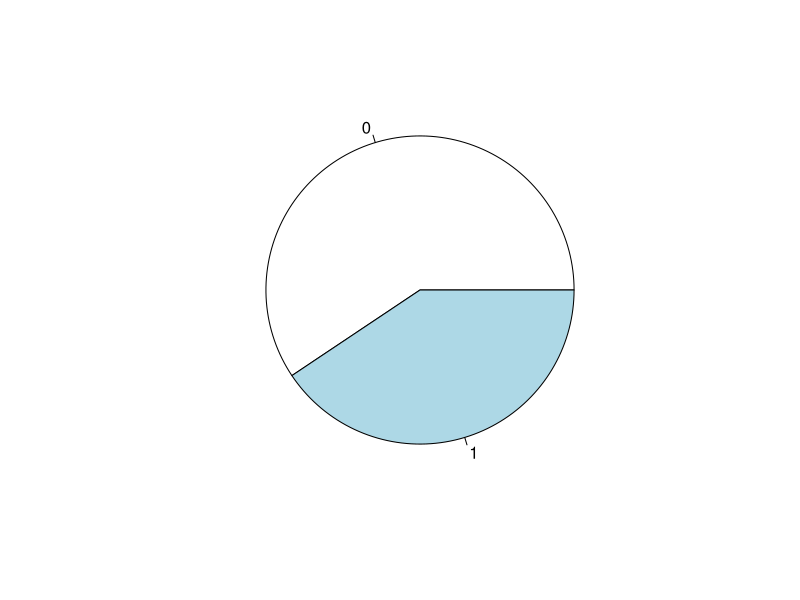
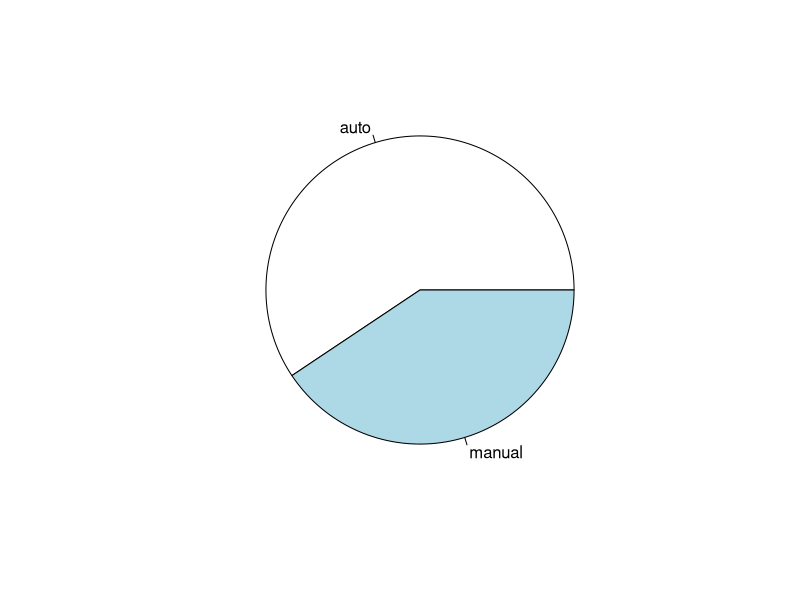
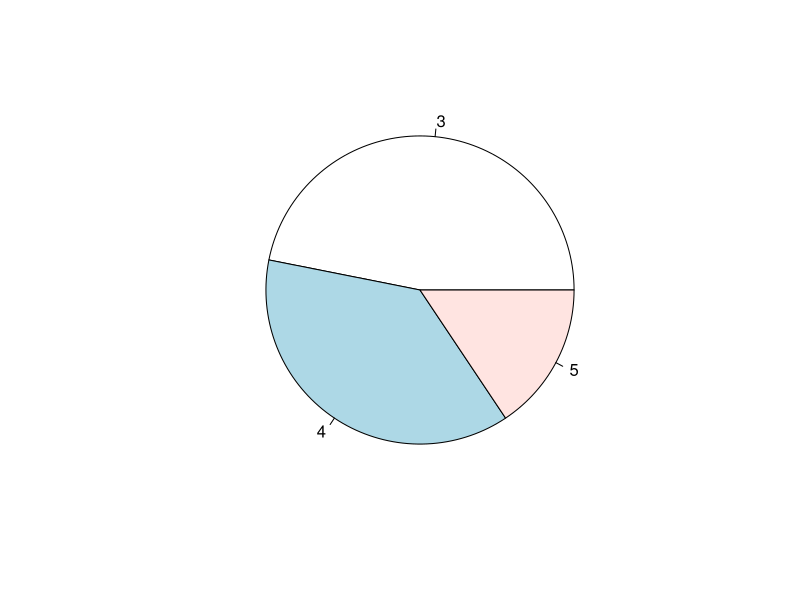
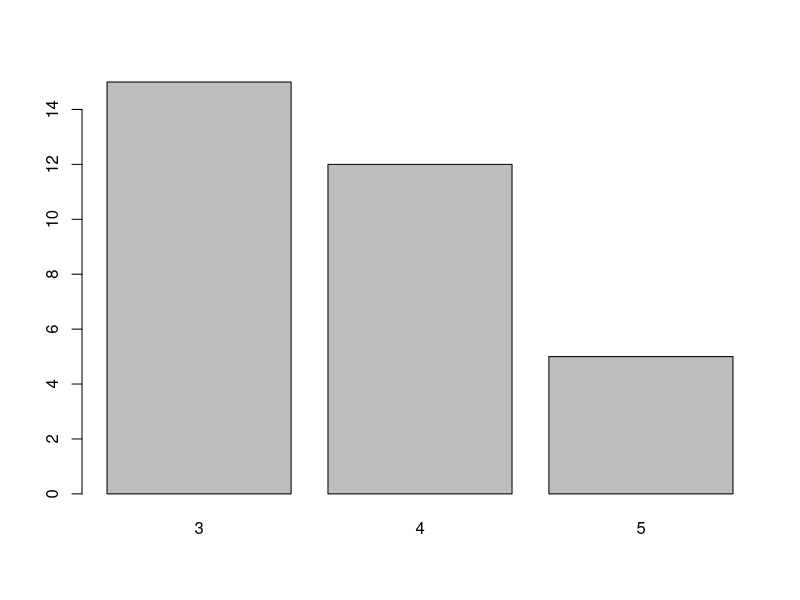
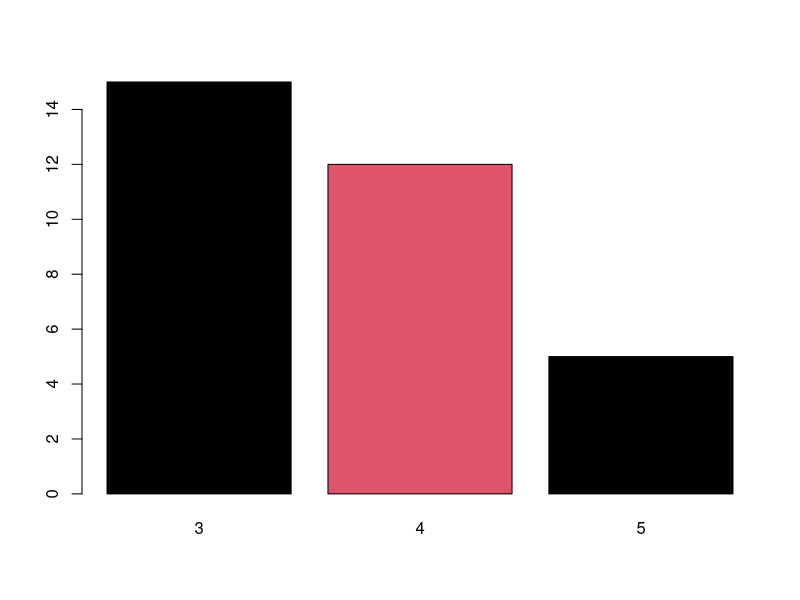
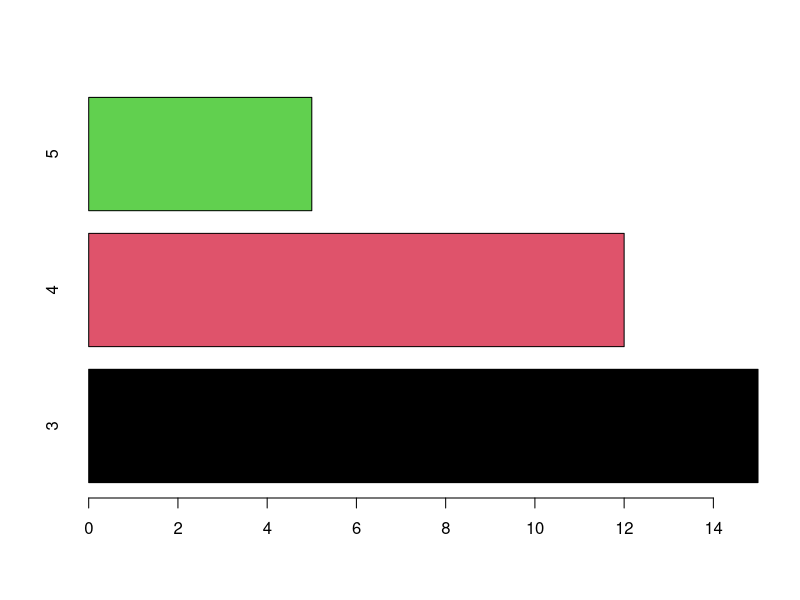
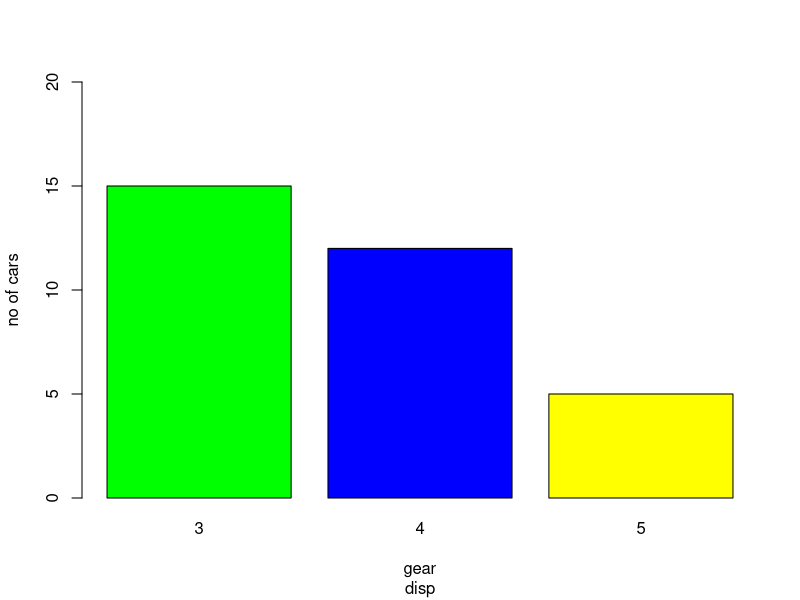

Here is the R script that generated these plots, in order: (Note: this script raises an error after producing the figures.)
#Analysis of dataset mtcars using dplyr
#Filename;dplyr-mtcars.R
library(dplyr)
?mtcars
mtcars
#structure of data set
str(mtcars)
names(mtcars)
dim(mtcars)
rownames(mtcars)
summary(mtcars)
table(mtcars$am)
t1=table(mtcars$am)
pie(t1)
pie(t1,labels=c('auto','manual'))
t2=table(mtcars$gear)
t2
pie(t2)
barplot(t2)
barplot(t2,col=1:2)
barplot(t2,col=1:3,horiz=T)
barplot(t2,col=c('green','blue','yellow'),xlab=c('gear','disp'),ylab='no of cars',ylim=c(0,20))
#using dplyr %>% is chaining function
mtcars %>% select(mpg,gear) %>% slice(c(1:5,10))
#select for columns,slice for rows
mtcars %>% arrange(c(mpg,cyl))
mtcars %>% arrange(am,desc(mpg)) %>% select(am,mpg)
mtcars %>% mutate(rn=rownames(mtcars))%>% select(rn,mpg)
mtcars %>% slice(c(1,5,7))
mtcars %>% sample_n(3)
mtcars %>% sample_frac(.2)
mtcars %>% mutate(newmpg=mpg*1.1)
mutate(mtcars,newmpg=mpg*1.2)
mtcars %>% group_by(am) %>% summarise(meanmpg=mean(mpg))
mtcars %>% group_by(am) %>% summarise(meanpg=mean(mpg),maxhp=max(hp),minwt=min(wt))
mtcars %>% group_by(gear,cyl) %>% summarise(meanmpg=mean(mpg))
mtcars